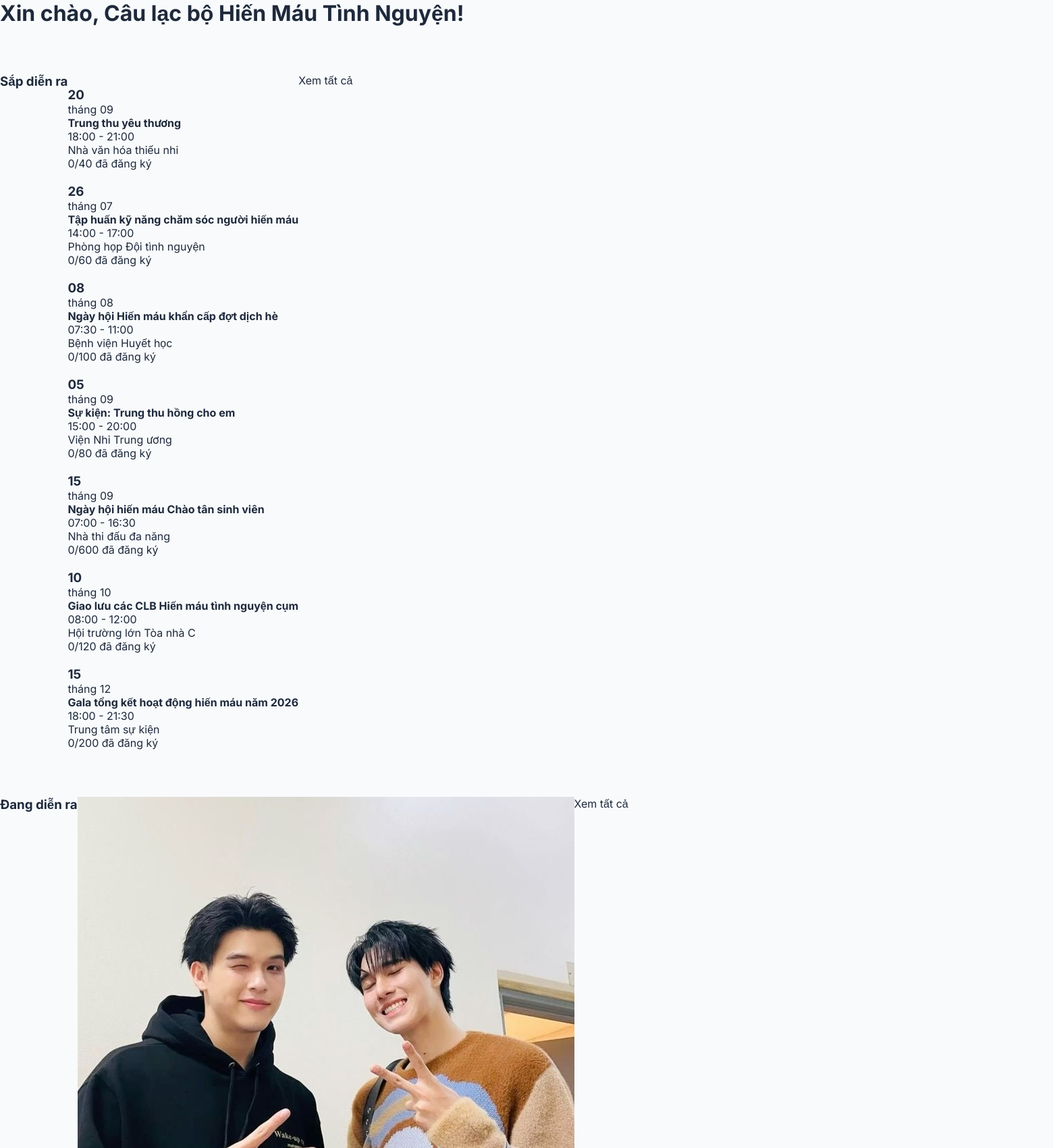
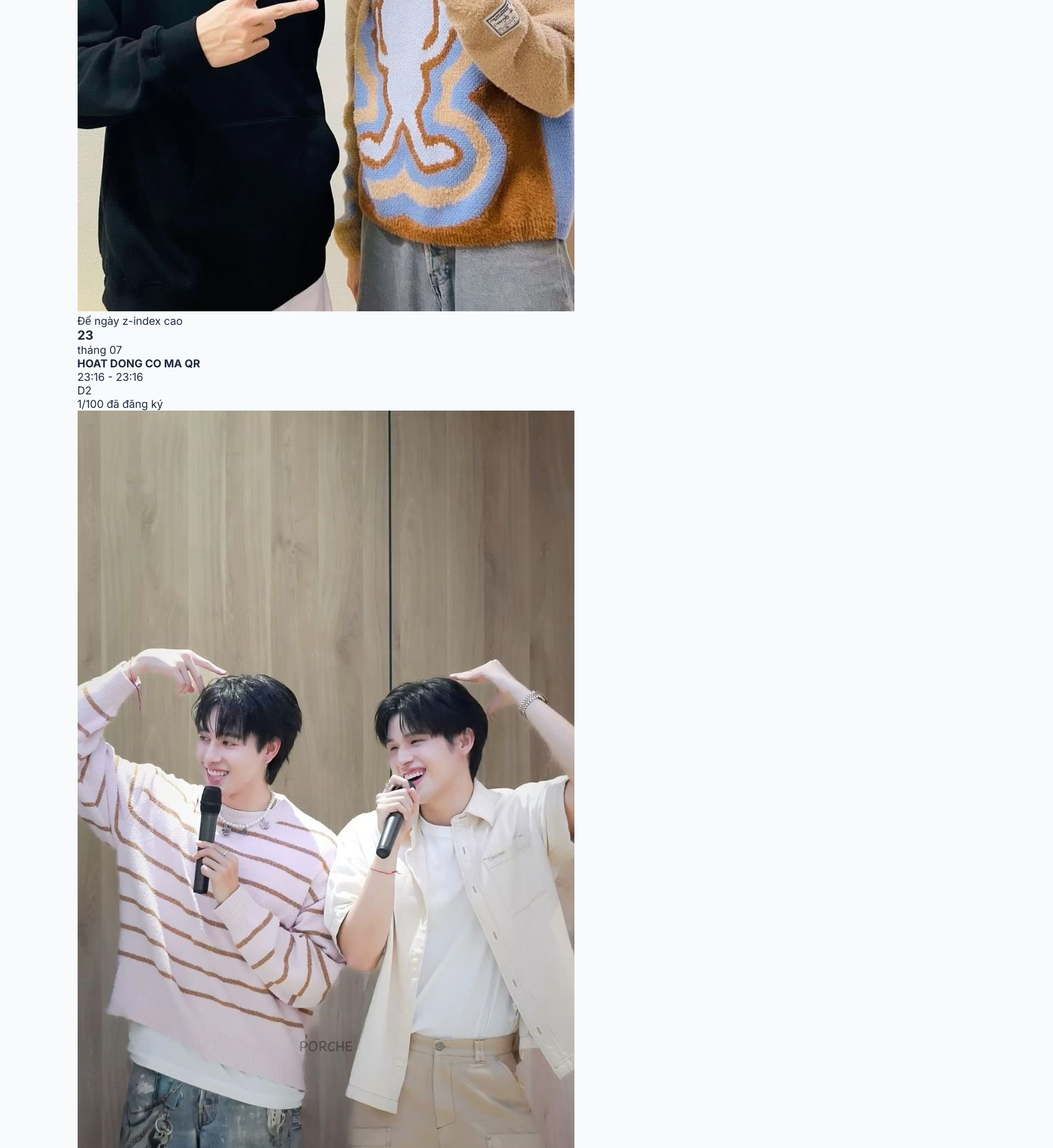
The app's page /manager/pages/dashboard.php (signed in, upper part) with its own data (2 pictures, top to bottom).
### tables this page shows
CREATE TABLE `tochuc` (
  `MaToChuc` varchar(11) NOT NULL,
  `MaTaiKhoan` int(11) NOT NULL,
  `MaDonVi` varchar(11) NOT NULL,
  `TenToChuc` varchar(250) NOT NULL,
  `NgayThanhLap` date NOT NULL,
  `MoTa` text NOT NULL,
  `AnhDaiDien` varchar(256) NOT NULL
);

CREATE TABLE `hoatdong` (
  `Id` int(11) NOT NULL,
  `MaHoatDong` varchar(11) NOT NULL,
  `MaToChuc` varchar(11) NOT NULL,
  `MaMucCongDiem` varchar(11) NOT NULL,
  `TenHoatDong` varchar(250) NOT NULL,
  `NgayTao` datetime NOT NULL DEFAULT current_timestamp(),
  `DiaDiem` varchar(250) NOT NULL,
  `DoiTuongThamGia` varchar(256) NOT NULL,
  `SoLuongToiDa` int(11) NOT NULL DEFAULT 10000000,
  `ThoiGianBatDau` datetime NOT NULL,
  `ThoiGianKetThuc` datetime NOT NULL,
  `DiemRenLuyen` int(11) NOT NULL,
  `NoiDungHD` text NOT NULL,
  `AnhAvt` varchar(256) NOT NULL,
  `AnhBia` varchar(256) NOT NULL,
  `MaForm` varchar(256) NOT NULL,
  `LinkForm` text NOT NULL,
  `LinkQr` text NOT NULL
);

### manager/auth.php (called while the page is built, shortened)
<?php
$stmt1 = $conn->prepare("SELECT * FROM ToChuc WHERE MaTaiKhoan = ?");
$stmt1->execute([$_SESSION['user_id']]);
$org = $stmt1->fetch(PDO::FETCH_ASSOC);
?>

### manager/pages/dashboard.php (the view, shortened to what this page needs)
<?php
require_once "../../config/db.php";
require_once "../auth.php";
$keyword = isset($_GET['keyword']) ? trim($_GET['keyword']) : '';
$search = "%$keyword%";
$sql1 = "SELECT
            hd.*,
            COUNT(dk.MSSV) AS total
        FROM HoatDong hd
        LEFT JOIN DangKy dk
            ON hd.MaHoatDong = dk.MaHoatDong
        WHERE hd.MaToChuc = ?
            AND hd.ThoiGianBatDau > NOW() ";
$sql1 .= "GROUP BY hd.MaHoatDong";
$stmt1 = $conn->prepare($sql1);
empty($keyword) ? $stmt1->execute([$org['MaToChuc']]) : $stmt1->execute([$org['MaToChuc'], $search]);
$sql2 = "SELECT
            hd.*,
            COUNT(dk.MSSV) AS total
        FROM HoatDong hd
        LEFT JOIN DangKy dk
            ON hd.MaHoatDong = dk.MaHoatDong
        WHERE hd.MaToChuc = ?
            AND (NOW() BETWEEN hd.ThoiGianBatDau AND hd.ThoiGianKetThuc) ";
$sql2 .= "GROUP BY hd.MaHoatDong";
$stmt2 = $conn->prepare($sql2);
empty($keyword) ? $stmt2->execute([$org['MaToChuc']]) : $stmt2->execute([$org['MaToChuc'], $search]);
?>
<!DOCTYPE html>
<html lang="en">
<head>
    <link rel="stylesheet" href="../assets/css/manager-pages.css">
</head>
<body>
    <h1>Xin chào, <?= $org['TenToChuc'] ?>!</h1>
    <div class="container">
        <div class="title-container">
            <h3>Sắp diễn ra</h3>
        </div>
        <div class="card-container">
            <?php $count = 0;
            while($row = $stmt1->fetch(PDO::FETCH_ASSOC)){
                $count++;?>
            <div class="card-item <?= $count > 6 ? 'hidden-card-item' : '' ?>" data-id="<?= $row['MaHoatDong'] ?>">
                <div class="img-card-item">
                </div>
                <div class="title-card-item">
                    <div class="date-card-item">
                        <?php $dateStart = new DateTime($row['ThoiGianBatDau']);
                        $dateEnd = new DateTime($row['ThoiGianKetThuc']); ?>
                        <h3><?= $dateStart->format('d'); ?></h3>
                        <span>tháng <?= $dateStart->format('m'); ?></span>
                    </div>
                    <h4><?= $row['TenHoatDong'] ?></h4>
                    <div class="info-card-item">
                        <div class="info-card-item-inside">
                            <span><?= $dateStart->format('H:i'); ?> - <?= $dateEnd->format('H:i'); ?></span>
                        </div>
                        <div class="info-card-item-inside">
                            <span><?= $row['DiaDiem'] ?></span>
                        </div>
                        <div class="info-card-item-inside">
                            <span><?= $row['total'] ?>/<?= $row['SoLuongToiDa']?> đã đăng ký</span>
                        </div>
                    </div>
                </div>
            </div>
            <?php } ?>
        </div>
        <div class="see-all-card-btn">Xem tất cả</div>
    </div>
    <div class="container">
        <div class="title-container">
            <h3>Đang diễn ra</h3>
        </div>
        <div class="card-container">
            <?php $count = 0;
            while($row = $stmt2->fetch(PDO::FETCH_ASSOC)){
                $count++; ?>
            <div class="card-item <?= $count > 6 ? 'hidden-card-item' : '' ?>" data-id="<?= $row['MaHoatDong'] ?>">
                <div class="img-card-item">
                    <img src="<?= $row['AnhAvt'] ?>" alt="">
                </div>
                <div class="title-card-item">
                    <div class="date-card-item">Để ngày z-index cao
                        <?php $dateStart = new DateTime($row['ThoiGianBatDau']);
                        $dateEnd = new DateTime($row['ThoiGianKetThuc']); ?>
                        <h3><?= $dateStart->format('d'); ?></h3>
                        <span>tháng <?= $dateStart->format('m'); ?></span>
                    </div>
                    <h4><?= $row['TenHoatDong'] ?></h4>
                    <div class="info-card-item">
                        <div class="info-card-item-inside">
                            <span><?= $dateStart->format('H:i'); ?> - <?= $dateEnd->format('H:i'); ?></span>
                        </div>
                        <div class="info-card-item-inside">
                            <span><?= $row['DiaDiem'] ?></span>
                        </div>
                        <div class="info-card-item-inside">
                            <span><?= $row['total'] ?>/<?= $row['SoLuongToiDa']?> đã đăng ký</span>
                        </div>
                    </div>
                </div>
            </div>
            <?php } ?>
        </div>
        <div class="see-all-card-btn">Xem tất cả</div>
    </div>
</body>
</html>

### assets/css/manager-pages.css (style rules this page uses)
:root { --primary-color: #3b82f6; --primary-hover: #2563eb; --primary-light: #eff6ff; --text-dark: #1e293b; --text-muted: #64748b; --bg-body: #f8fafc; --bg-sidebar: #ffffff; --border-color: #e2e8f0; --header-height: 70px; --sidebar-width: 280px; --shadow-sm: 0 1px 3px rgba(0, 0, 0, 0.05); --shadow-md: 0 4px 6px -1px rgba(0, 0, 0, 0.05), 0 2px 4px -1px rgba(0, 0, 0, 0.03); --transition-fast: all 0.2s cubic-bezier(0.4, 0, 0.2, 1); }
* { box-sizing: border-box; margin: 0; padding: 0; font-family: "Inter", sans-serif; -webkit-font-smoothing: antialiased; }
body { background-color: var(--bg-body); color: var(--text-dark); min-height: 100vh; overflow-x: hidden; display: flex; flex-direction: column; }
.container { display: flex; margin-top: var(--header-height); min-height: calc(100vh - var(--header-height)); width: 100%; table-layout: auto; }

### records on screen
tochuc: TenToChuc "Câu lạc bộ Hiến Máu Tình Nguyện"
hoatdong: ThoiGianBatDau "20", ThoiGianBatDau "09", TenHoatDong "Trung thu yêu thương", ThoiGianBatDau "18:00", ThoiGianKetThuc "21:00", DiaDiem "Nhà văn hóa thiếu nhi", total "0", SoLuongToiDa "40"
hoatdong: ThoiGianBatDau "26", ThoiGianBatDau "07", TenHoatDong "Tập huấn kỹ năng chăm sóc người hiến máu", ThoiGianBatDau "14:00", ThoiGianKetThuc "17:00", DiaDiem "Phòng họp Đội tình nguyện", total "0", SoLuongToiDa "60"
hoatdong: ThoiGianBatDau "08", TenHoatDong "Ngày hội Hiến máu khẩn cấp đợt dịch hè", ThoiGianBatDau "07:30", ThoiGianKetThuc "11:00", DiaDiem "Bệnh viện Huyết học", total "0", SoLuongToiDa "100"
hoatdong: ThoiGianBatDau "05", ThoiGianBatDau "09", TenHoatDong "Sự kiện: Trung thu hồng cho em", ThoiGianBatDau "15:00", ThoiGianKetThuc "20:00", DiaDiem "Viện Nhi Trung ương", total "0", SoLuongToiDa "80"
hoatdong: ThoiGianBatDau "15", ThoiGianBatDau "09", TenHoatDong "Ngày hội hiến máu Chào tân sinh viên", ThoiGianBatDau "07:00", ThoiGianKetThuc "16:30", DiaDiem "Nhà thi đấu đa năng", total "0", SoLuongToiDa "600"
hoatdong: ThoiGianBatDau "10", TenHoatDong "Giao lưu các CLB Hiến máu tình nguyện cụm", ThoiGianBatDau "08:00", ThoiGianKetThuc "12:00", DiaDiem "Hội trường lớn Tòa nhà C", total "0", SoLuongToiDa "120"
hoatdong: ThoiGianBatDau "15", ThoiGianBatDau "12", TenHoatDong "Gala tổng kết hoạt động hiến máu năm 2026", ThoiGianBatDau "18:00", ThoiGianKetThuc "21:30", DiaDiem "Trung tâm sự kiện", total "0", SoLuongToiDa "200"
hoatdong: AnhAvt (picture), ThoiGianBatDau "23", ThoiGianBatDau "07", TenHoatDong "HOAT DONG CO MA QR", ThoiGianBatDau "23:16", ThoiGianKetThuc "23:16", DiaDiem "D2", total "1", SoLuongToiDa "100"
hoatdong: AnhAvt (picture)
